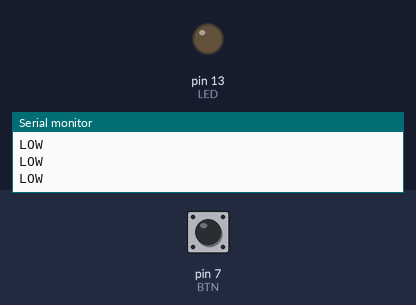
Recording of a sketch running on a simulated Arduino Uno, built with avr-gcc and run on an emulated ATmega328P. On the bench: output pins drawn as LEDs (lit = HIGH), the last lines printed to the serial monitor. The inputs (shaded band) are chosen by the test bench; at power-on: pin 7 (BTN) LOW.

Above: at 1.2 s.
1.3 s: pin 7 (BTN) pulled HIGH for 0.15 s
At 1.37 s:
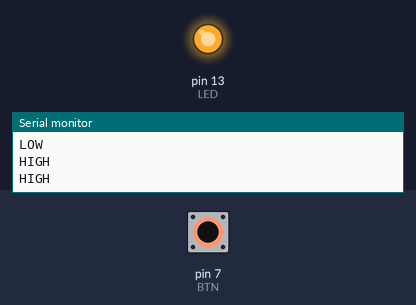
2.9 s: pin 7 (BTN) pulled HIGH for 3.2 s
At 6.5 s:
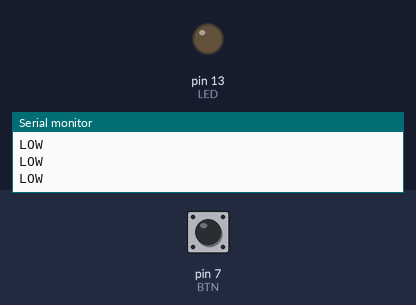
Timing chart, 0 to 8.0 s (numbered marks = the images above; inputs shaded):
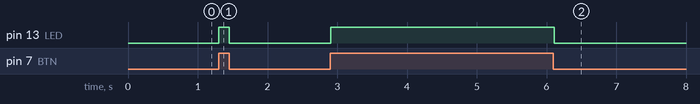

The sketch:

ex1.ino
```cpp
// 例題1: LEDのON, OFF

// defineはコンパイル時にマクロ変換される
#define LED 13  // LED接続ピン
#define BTN 7   // タクトスイッチ接続ピン

/**
 * 関数名: setup
 * 引数: なし
 * 処理: 各初期設定のため初回のみ実行
 */
void setup() {
    // put your setup code here, to run once:

    // ピンモード設定
    pinMode(BTN, INPUT);     // 入力モードに設定
    pinMode(LED, OUTPUT);    // 出力モードに設定

    digitalWrite(LED, LOW);  // LED消灯
    Serial.begin(9600);      // シリアルモニタ初期設定
}

/**
 * 関数名: loop
 * 引数: なし
 * 処理: 無限ループ．スイッチが押されたか判定し，LEDを点灯させる
 */
void loop() {
    // put your main code here, to run repeatedly:

    // スイッチが押されたか判定
    if (digitalRead(BTN) == HIGH) {
        Serial.println("HIGH");   // 表示(最後の文字の後に改行)
        digitalWrite(LED, HIGH);  // LED点灯
    } else {
        Serial.println("LOW");    // 表示(最後の文字の後に改行)
        digitalWrite(LED, LOW);   // LED消灯
    }

    delay(50); // 遅延[ms](チャタリング防止)
}
```

Measured:
- after the input at 1.3 s, pin 13 (LED): LOW → HIGH at once, → LOW 0.15 s later
- after the input at 2.9 s, pin 13 (LED): LOW → HIGH at once, → LOW 3.2 s later
